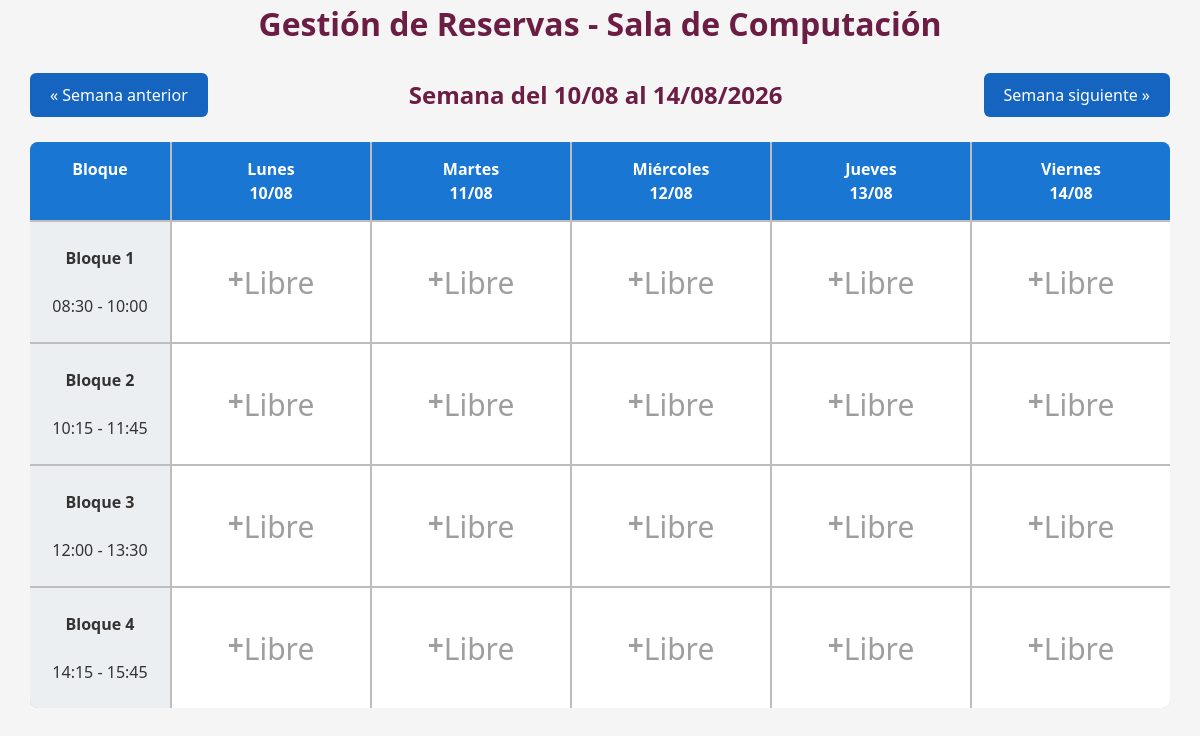
Page /modules/reservas/index.php?fecha=2026-08-10 on the earlier database version.
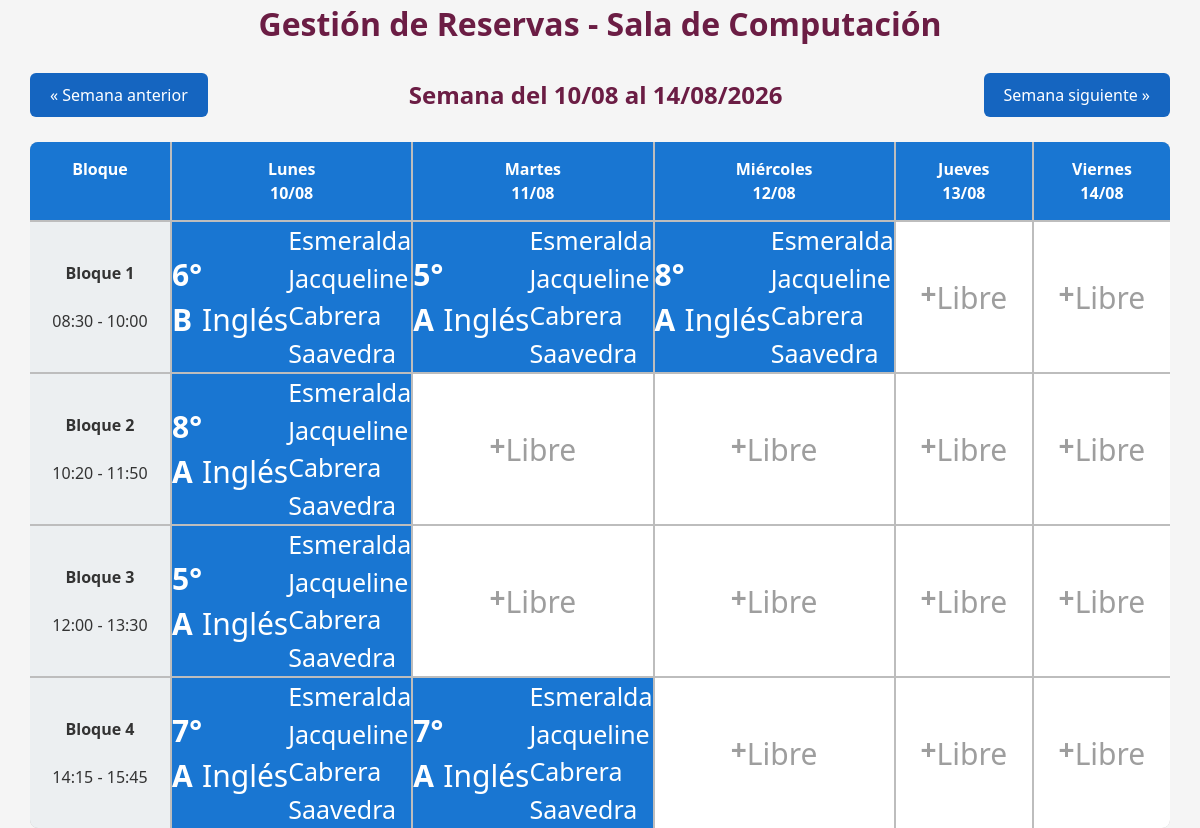
Same page on the later database version.
### tables this page shows
CREATE TABLE `bloques` (
  `id` int(11) NOT NULL,
  `numero_bloque` int(11) NOT NULL,
  `hora_inicio` time NOT NULL,
  `hora_termino` time NOT NULL
);

CREATE TABLE `cursos` (
  `id` int(11) NOT NULL,
  `nombre_curso` varchar(10) NOT NULL DEFAULT ''
);

CREATE TABLE `asignaturas` (
  `id` int(11) NOT NULL,
  `asignatura_nombre` varchar(50) NOT NULL
);

### modules/reservas/index.php (the view, shortened to what this page needs)
<?php
require_once '../../config/database.php';
$fecha = $_GET['fecha'] ?? date('Y-m-d');
$lunes = new DateTime($fecha);
$dias = [];
for ($i = 0; $i < 5; $i++) {
    $dia = clone $lunes;
    $dia->modify("+{$i} day");
    $dias[] = $dia;
}
$ultimoDia = $dias[4];
$nombresDias = [
    'Lunes',
    'Martes',
    'Miércoles',
    'Jueves',
    'Viernes'
];
$semanaAnterior = clone $lunes;
$semanaAnterior->modify('-7 days');
$semanaSiguiente = clone $lunes;
$semanaSiguiente->modify('+7 days');
$sqlBloques = "
    SELECT
        id,
        numero_bloque,
        hora_inicio,
        hora_termino
    FROM Bloques
    ORDER BY numero_bloque
";
$resultadoBloques = $conexion->query($sqlBloques);
$bloques = [];
while ($fila = $resultadoBloques->fetch_assoc()) {
    $bloques[] = $fila;
}
$inicioSemana = $lunes->format('Y-m-d');
$finSemana    = $ultimoDia->format('Y-m-d');
$sqlReservas = "
SELECT
    r.id,
    r.fecha,
    r.bloque_id,
    r.actividad,
    c.nombre_curso,
    a.asignatura_nombre,
    CONCAT(d.nombres,' ',d.apellidos) AS docente
FROM Reservas r
INNER JOIN Cursos c
        ON c.id = r.curso_id
INNER JOIN Asignaturas a
        ON a.id = r.asignatura_id
INNER JOIN Docentes d
        ON d.id = r.docente_id
WHERE r.fecha BETWEEN ? AND ?
ORDER BY
    r.fecha,
    r.bloque_id
";
$stmt = $conexion->prepare($sqlReservas);
$stmt->bind_param("ss", $inicioSemana, $finSemana);
$stmt->execute();
$resultadoReservas = $stmt->get_result();
$horario = [];
while ($fila = $resultadoReservas->fetch_assoc()) {
    $horario[$fila['fecha']][$fila['bloque_id']] = $fila;
}
?>
<link rel="stylesheet" href="../../assets/css/estilos.css">
<link rel="stylesheet" href="../../assets/css/formularios.css">
<link rel="stylesheet" href="../../assets/css/reservas.css">
<div class="contenedor-reservas">
    <h1>Gestión de Reservas - Sala de Computación</h1>
    <div class="barra-semana">
        <a class="btn-semana"
            href="?fecha=<?= $semanaAnterior->format('Y-m-d'); ?>">
            &laquo; Semana anterior
        </a>
        <h2>
            Semana del
            <?= $lunes->format('d/m'); ?>
            al
            <?= $ultimoDia->format('d/m/Y'); ?>
        </h2>
        <a class="btn-semana"
            href="?fecha=<?= $semanaSiguiente->format('Y-m-d'); ?>">
            Semana siguiente &raquo;
        </a>
    </div>
    <div class="horario">
        <div class="encabezado">
            Bloque
        </div>
        <?php foreach ($dias as $indice => $dia): ?>
            <div class="encabezado">
                <?= $nombresDias[$indice] ?>
                <br>
                <?= $dia->format('d/m') ?>
            </div>
        <?php endforeach; ?>
        <?php foreach ($bloques as $bloque): ?>
            <div class="bloque">
                <strong>
                    Bloque <?= $bloque['numero_bloque'] ?>
                </strong>
                <br>
                <?= substr($bloque['hora_inicio'], 0, 5) ?>
                -
                <?= substr($bloque['hora_termino'], 0, 5) ?>
            </div>
            <?php foreach ($dias as $dia): ?>
                <?php
                $fechaActual = $dia->format('Y-m-d');
                ?>
                <?php if (isset($horario[$fechaActual][$bloque['id']])):
                    $reserva = $horario[$fechaActual][$bloque['id']];
                ?>
                    <a class="celda reservada" href="ver.php?id=<?= $reserva['id'] ?>">
                        <strong><?= htmlspecialchars($reserva['nombre_curso']) ?></strong>
                        <br>
                        <?= htmlspecialchars($reserva['asignatura_nombre']) ?>
                        <br>
                        <small><?= htmlspecialchars($reserva['docente']) ?></small>
                    </a>
                <?php else: ?>
                    <a class="celda libre" href="agregar.php?fecha=<?= $fechaActual ?>&bloque=<?= $bloque['id'] ?>">
                        <div class="icono">+</div>
                        <div>Libre</div>
                    </a>
                <?php endif; ?>
            <?php endforeach; ?>
        <?php endforeach; ?>
    </div>
</div>

### assets/css/estilos.css (style rules this page uses)
* { margin: 0; padding: 0; box-sizing: border-box; }
h1, h2, h3, h4, h5, h6 { color: var(--color-primario); font-weight: 600; }
a { color: var(--color-primario); text-decoration: none; transition: color 0.2s ease; }

### assets/css/reservas.css (style rules this page uses)
.contenedor-reservas { width: 95%; margin: auto; }
.contenedor-reservas h1 { text-align: center; margin-bottom: 25px; }
.barra-semana { display: flex; justify-content: space-between; align-items: center; margin-bottom: 25px; }
.horario { display: grid; grid-template-columns: 140px repeat(5, 1fr); gap: 2px; background: #BDBDBD; border-radius: 8px; overflow: hidden; }
.encabezado { background: #1976D2; color: white; padding: 15px; text-align: center; font-weight: bold; }
.bloque { background: #ECEFF1; padding: 15px; display: flex; flex-direction: column; justify-content: center; text-align: center; min-height: 120px; }
.celda { background: white; min-height: 120px; display: flex; justify-content: center; align-items: center; transition: .25s; font-size: 30px; text-decoration: none; color: inherit; }
.celda.reservada { background: #1976D2; color: #fff; cursor: pointer; }
.libre { cursor: pointer; color: #9E9E9E; }
.icono { font-size: 28px; font-weight: bold; margin-bottom: 8px; }
.btn-semana { text-decoration: none; background: #1565C0; color: white; padding: 10px 20px; border-radius: 6px; transition: .2s; }

Differences in the rows shown:
changed bloques (number 2 of 4 on the later page): hora_inicio "10:15" → "10:20"; hora_termino "11:45" → "11:50"
Other differences:
new list line: "6° B Inglés Esmeralda Jacqueline Cabrera Saavedra"
new list line: "5° A Inglés Esmeralda Jacqueline Cabrera Saavedra"
new list line: "8° A Inglés Esmeralda Jacqueline Cabrera Saavedra"
new list line: "7° A Inglés Esmeralda Jacqueline Cabrera Saavedra"
list line gone: "+ Libre"
